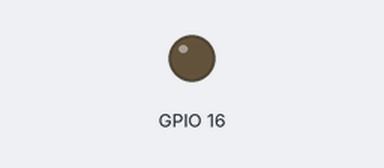
This sketch was run on a simulated ESP32. Shown: output pins drawn as LEDs (lit = HIGH). Nothing arrives over Bluetooth unless stated; a phone connects over Bluetooth LE 3 s after start.

Above: at 0.1 s.
At 3.1 s:
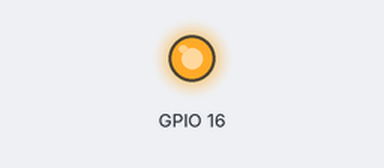
Timing chart, 0 to 4.6 s (numbered marks = the images above):
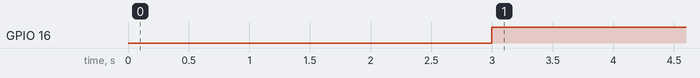

Measured:
- by itself, GPIO 16: LOW → HIGH at 3.0 s

The sketch:

ch4_2_1.ino
```cpp
//Generated Date: Thu, 18 Jul 2024 07:22:02 GMT

#include <BLEDevice.h>
#include <BLEServer.h>
#include <BLEUtils.h>
#include <BLE2902.h>

#define SERVICE_UUID           "6E400001-B5A3-F393-E0A9-E50E24DCCA9E"
#define CHARACTERISTIC_UUID_RX "6E400002-B5A3-F393-E0A9-E50E24DCCA9E"
#define CHARACTERISTIC_UUID_TX "6E400003-B5A3-F393-E0A9-E50E24DCCA9E"

BLECharacteristic *pCharacteristic;
bool btConnected = false;
bool btReceiveDone=false;
String btRxLoad="";
String sendTemp="";

void ljjBtConnected(){
  digitalWrite(16, 1);

}

void ljjBtDisconnected(){
  digitalWrite(16, 0);

}

class btLjjServerCallbacks: public BLEServerCallbacks {
    void onConnect(BLEServer* pServer) {
      btConnected = true;
      ljjBtConnected();
    };
    void onDisconnect(BLEServer* pServer) {
      btConnected = false;
      ljjBtDisconnected();
    }
};

class btLjjCallbacks: public BLECharacteristicCallbacks {
    void onWrite(BLECharacteristic *pCharacteristic) {
      btReceiveDone=false;
      std::string rxValue = pCharacteristic->getValue();
      if (rxValue.length() > 0) {
        btRxLoad="";
        for (int i = 0; i < rxValue.length(); i++){
          btRxLoad +=(char)rxValue[i];
        }
        btRxLoad.replace("\r","");
        btRxLoad.replace("\n","");
        btReceiveDone=true;
      }
    }
};

void setupBLE(String BLEName){
  const char *ble_name=BLEName.c_str();
  BLEDevice::init(ble_name);
  BLEServer *pServer = BLEDevice::createServer();
  pServer->setCallbacks(new btLjjServerCallbacks());
  BLEService *pService = pServer->createService(SERVICE_UUID);
  pCharacteristic= pService->createCharacteristic(CHARACTERISTIC_UUID_TX,BLECharacteristic::PROPERTY_NOTIFY);
  pCharacteristic->addDescriptor(new BLE2902());
  BLECharacteristic *pCharacteristic = pService->createCharacteristic(CHARACTERISTIC_UUID_RX,BLECharacteristic::PROPERTY_WRITE);
  pCharacteristic->setCallbacks(new btLjjCallbacks());
  pService->start();
  pServer->getAdvertising()->addServiceUUID(SERVICE_UUID);
  pServer->getAdvertising()->setScanResponse(true);
  pServer->getAdvertising()->setMinPreferred(0x06);
  pServer->getAdvertising()->setMinPreferred(0x12);
  pServer->getAdvertising()->start();
}

void setup()
{
  setupBLE("ESP32_BLE");
  pinMode(16, OUTPUT);
}

void loop()
{

}
```
